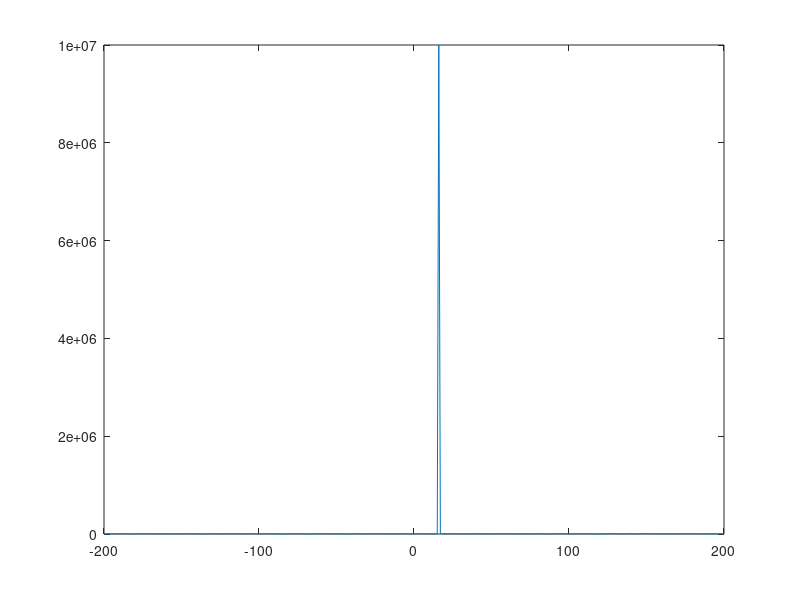

MATLAB code to generate this figure:
clear all; close all; clc

T = 0.5;
fs = 10e6;
fc = 500e6;
N = fs * T;
f = 10;
t = (0:(N-1)).' / fs;
c = 3e8;
lambda = c / fc;

tgt_r = 500;
tgt_v = 80;
tgt_del_t = tgt_r / c;
tgt_del_samp = round(tgt_del_t * fs);
tgt_fd = - tgt_v / lambda;

x_ref = randn(N,1) + 1i* randn(N,1);
x_surv = zeros(N,1);

idx = tgt_del_samp:N;
x_surv(idx) = x_ref(1:end-tgt_del_samp+1); %.* exp(1j * 2 * pi * tgt_fd * t(idx));
x_surv_comp = x_surv .* exp(1j * 2 * pi * tgt_fd * t);
%x_surv = x_surv * exp(1j * 2 * pi / lambda * tgt_v * t);
[x_cor, lags] = xcorr(x_surv, x_ref, 200);
plot(lags, abs(x_cor));
%plot(t,abs(x));
